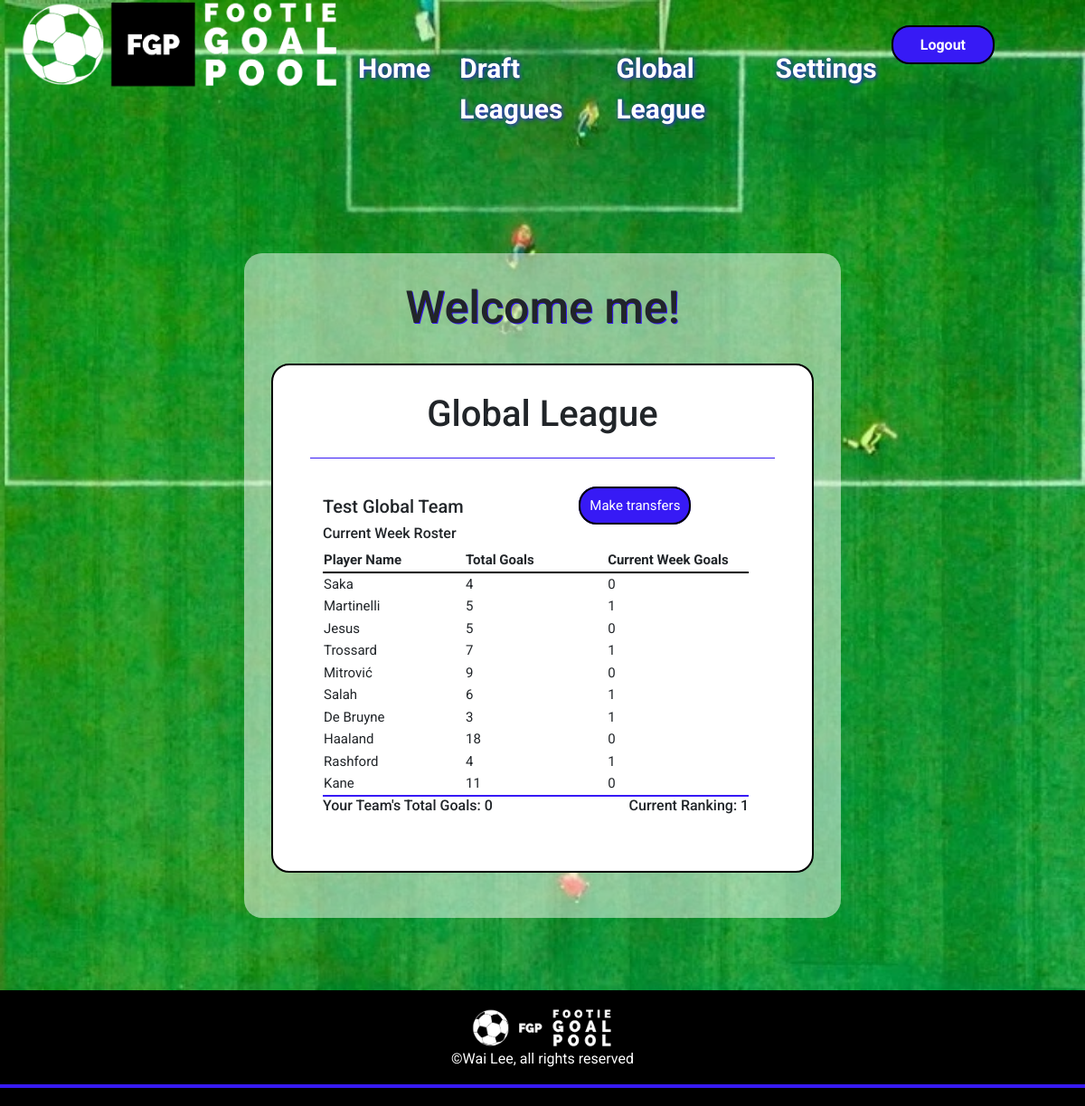
/globalleague (signed in), run on an earlier commit of the app's database.
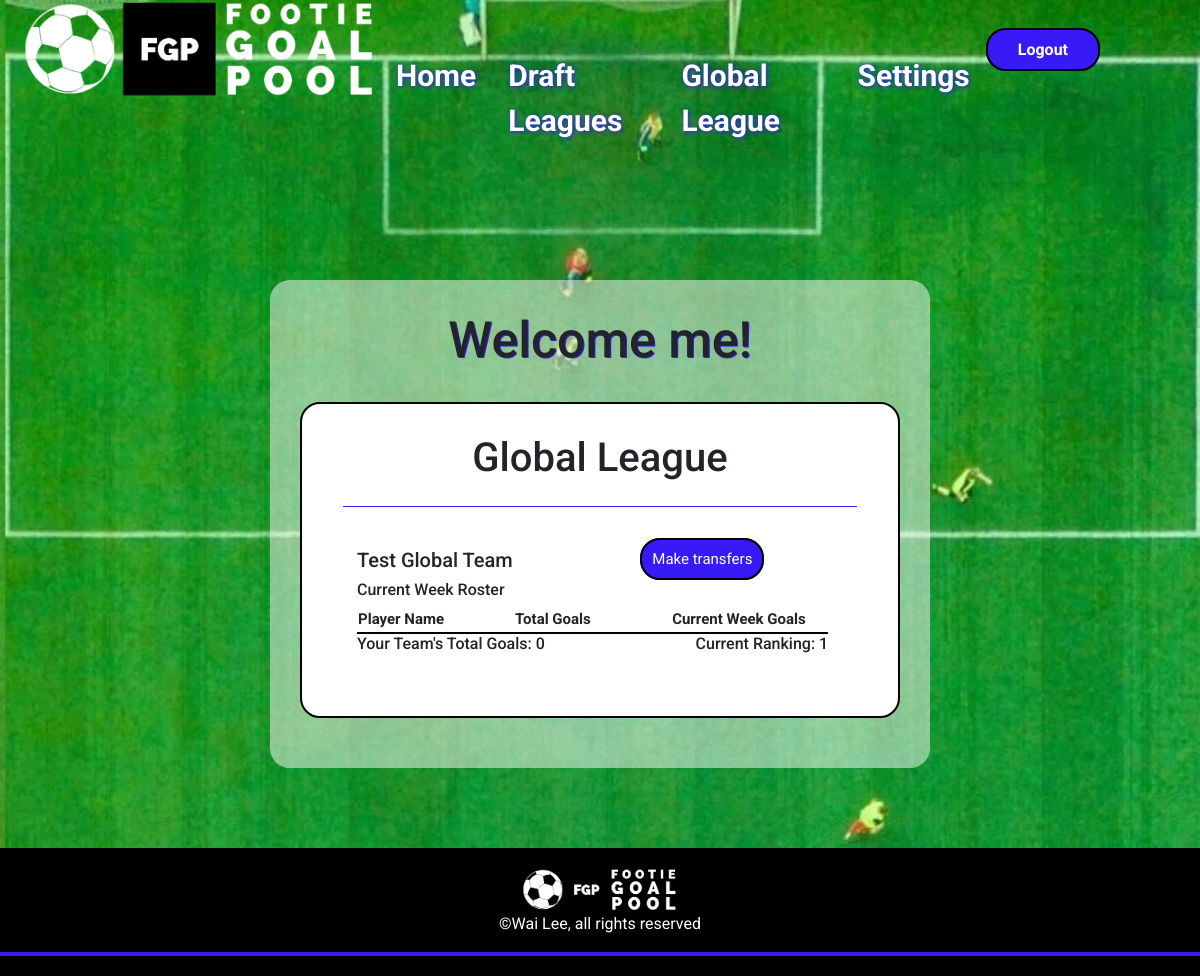
And on a later commit of the database.
### goalpoolapp/models.py (models this page shows, shortened)
class Player(models.Model):
    playercode = models.IntegerField()
    leagues = models.ManyToManyField(League, related_name="leagueplayers")
    firstname = models.CharField(max_length=64)
    surname = models.CharField(max_length=64)
    nickname = models.CharField(max_length=64)
    goals = models.IntegerField()
    realteam = models.CharField(max_length=64)
    currentweekgoals = models.IntegerField(default=0)

### goalpoolapp/views.py (the view)
# urls.py: path('globalleague', views.globalleague, name='globalleague'),
@login_required
def globalleague(request):
    if request.method == "GET":
        global_league = League.objects.get(id='19')
        try:
            userteam = Team.objects.get(league=global_league, manager=request.user)
            global_teams = global_league.leagueteams.all().order_by('totalgoals')
            teamorder = Paginator(global_teams, 50)
            page = request.GET.get('page')
            teams = teamorder.get_page(page)
            return render(request, 'goalpoolapp/globalleague.html', {
                "league": global_league,
                "team": userteam,
                "teams": teams
            })
        except:
            return render(request, 'goalpoolapp/globalleague.html')

### goalpoolapp/templates/goalpoolapp/globalleague.html (shortened to what this page needs)
{% extends "goalpoolapp/layout.html" %}
{% load static %}
{% block body %}
<div id="main-page-content-container">
    <div id="main-page-content">
        <h2>Welcome {{ user.username }}!</h2>
        <br>
        {% if not team %}
        <h3>You currently do not have a team registered for the global league</h3>
        <a class="button" href="{% url 'goalpoolapp:createglobalteam' %}">Click here to create a team</a>
        {% else %}
            <div class="leaguecontainer">
                <h3>Global League</h3>
                <hr>
                <div class="leagueinformation">
                    <div class="leaguetablecontainer">
                        <div class="split-flexbox">
                            <div>
                                <h5>{{ team.teamname }}</h5>
                                <h6>Current Week Roster</h6>
                            </div>
                            <br>
                            <div>
                                <a class="button" href="{% url 'goalpoolapp:globaltransfers' %}">Make transfers</a>
                            </div>
                            <br>
                        </div>
                        <table class="leaguetable">
                            <tr>
                                <th>Player Name</th>
                                <th>Total Goals</th>
                                <th>Current Week Goals</th>
                            </tr>
                            {% for player in team.players.all %}
                            <tr>
                                <td>{{ player.nickname }}</td>
                                <td>{{ player.goals }}</td>
                                <td>{{ player.currentweekgoals }}</td>
                            </tr>
                            {% endfor %}
                        </table>
                        <div class="split-flexbox">
                            <h6>
                                Your Team's Total Goals: {{ team.totalgoals }}
                            </h6>
                            <h6>
                                Current Ranking: {{ team.rank }}
                            </h6>
                        </div>
                    </div>
                </div>
            </div>
        {% endif %}
    </div>
</div>
{% endblock %}

What changed in the data, as far as the page shows it:
removed Player: nickname "Saka", goals "4", currentweekgoals "0"
removed Player: nickname "Martinelli", goals "5", currentweekgoals "1"
removed Player: nickname "Jesus", goals "5", currentweekgoals "0"
removed Player: nickname "Trossard", goals "7", currentweekgoals "1"
removed Player: nickname "Mitrović", goals "9", currentweekgoals "0"
removed Player: nickname "Salah", goals "6", currentweekgoals "1"
removed Player: nickname "De Bruyne", goals "3", currentweekgoals "1"
removed Player: nickname "Haaland", goals "18", currentweekgoals "0"
removed Player: nickname "Rashford", goals "4", currentweekgoals "1"
removed Player: nickname "Kane", goals "11", currentweekgoals "0"
